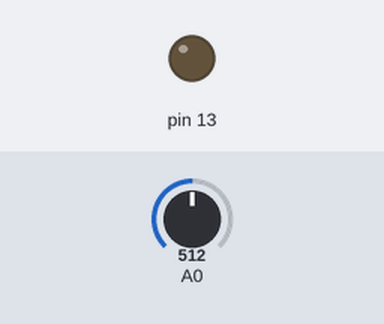
This sketch was run on a simulated Arduino Uno, built with avr-gcc and run on an emulated ATmega328P. On the bench: output pins drawn as LEDs (lit = HIGH). Inputs (shaded band) come from the test bench; at power-on: A0 = 512.

Above: at 1.2 s.
1.3 s: A0 set to 0
At 2.3 s:
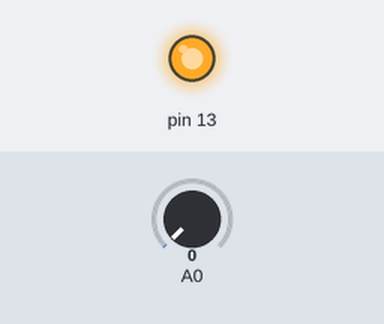
3.3 s: A0 set to 122
At 5.0 s:
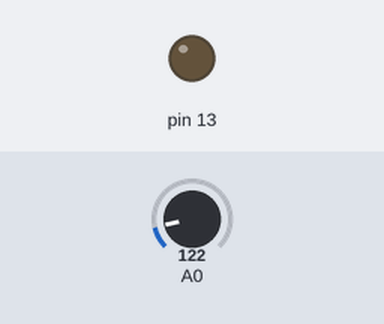
Timing chart, 0 to 6.5 s (numbered marks = the images above; inputs shaded):
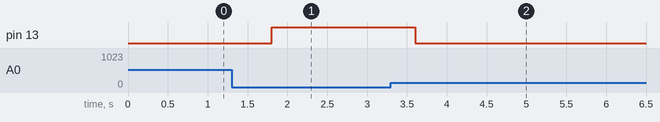

The sketch:

IR_sensor.ino
```cpp
int th;

void setup()
{
  pinMode(A0, INPUT);
  pinMode(13, OUTPUT);
}

void loop()
{
  int a;
  a = analogRead(A0);
  Serial.println(a);
  delay(300);

  if(a > th)
    digitalWrite(13, LOW);
  else
    digitalWrite(13, HIGH);
}
```

Measured:
- after the input at 1.3 s, pin 13: LOW → HIGH after 0.50 s
- after the input at 3.3 s, pin 13: HIGH → LOW after 0.30 s
